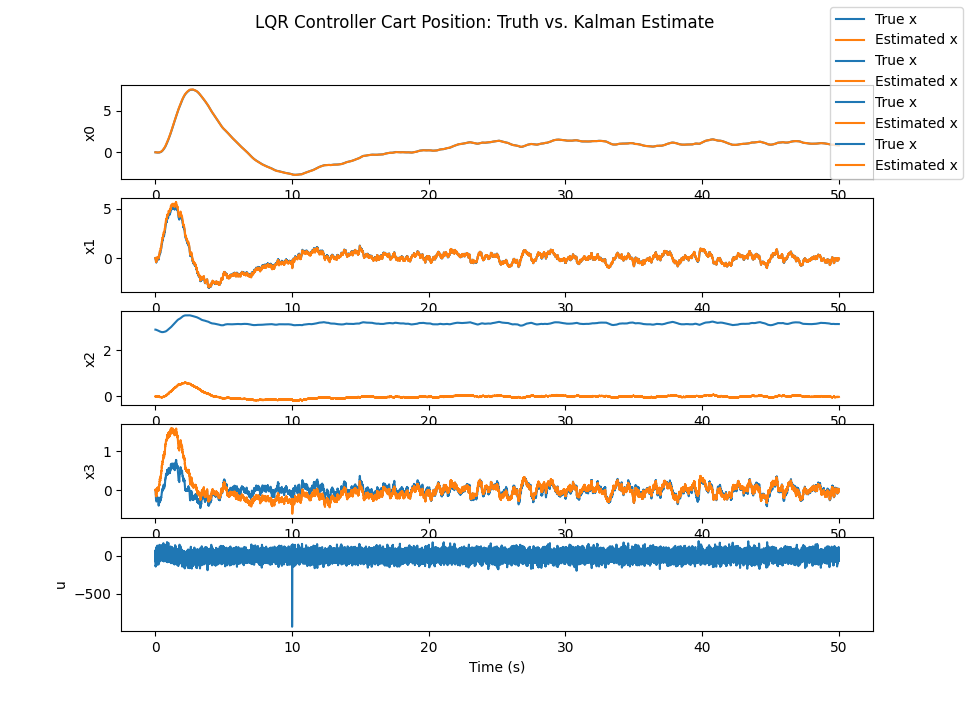

Python code for this plot:
import numpy as np
from moviepy.video.io.ImageSequenceClip import ImageSequenceClip
import sys
import numpy.typing as npt
import pygame
import matplotlib.pyplot as plt
import control as ctrl
from typing import Tuple
np.random.seed(42)

class System:
    """Struct for system matracies
    
    Attributes:
        A: A matrix
        B: B matrix
        C: C matrix
        D: D matrix
    """
    def __init__(
        self,
        A: npt.NDArray[np.float64],
        B: npt.NDArray[np.float64],
        C: npt.NDArray[np.float64],
        D: npt.NDArray[np.float64]) -> None:
        self.A = A
        self.B = B
        self.C = C
        self.D = D

def dynamics(
    state: npt.NDArray[np.float64],
    m: float,
    M: float,
    L: float,
    g: float,
    d: float,
    u: float
    ) -> npt.NDArray[np.float64]:
    """Dynamics for the inverted pendulam

    Args:
        state: the state of the system (x, xdot, theta, thetadot)
        m_p: mass of the pole
        M: mass of the cart
        L: the length of the pole
        g: gravity
        d: damping factor
        u: force input applied to cart

    Returns:
        dynamics xdot
    """
    Sy = np.sin(state.item(2))
    Cy = np.cos(state.item(2))

    # dx computation
    xdot = state.item(1)
    xddot = (1 / (m * L**2 * (M + m * (1 - Cy**2)))) * (
        -m * m * L**2 * g * Cy * Sy
        + m * L**2 * (m * L * state.item(3)**2 * Sy - d * state.item(1))
    ) + m * L**2 * (1 / (m * L**2 * (M + m * (1 - Cy**2)))) * u
    thetadot = state.item(3)
    thetaddot = (1 / (m * L**2 * (M + m * (1 - Cy**2)))) * (
        (m + M) * m * g * L * Sy
        - m * L * Cy * (m * L * state.item(3)**2 * Sy - d * state.item(1))
    ) - m * L * Cy * (1 / (m * L**2 * (M + m * (1 - Cy**2)))) * u
    
    # x = state.item(0)
    # x_dot = state.item(1)
    # theta = state.item(2)
    # theta_dot = state.item(3)
    # S = np.sin(theta)
    # C = np.cos(theta)
    # D = m_p * L* L * (M+m_p * (1-C**2))
    # x_ddot = ((1/D)*(-m_p**2*L**2*g*C*S + m_p*L**2*(m_p*L*theta_dot**2*S - d*x_dot)) + m_p*L*L*(1/D)*u)
    # theta_ddot = ((1/D)*((m_p+M)*m_p*g*L*S - m_p*L*C*(m_p*L*theta_dot**2*S - d*x_dot)) 
    #               - m_p*L*C*(1/D)*u)

    xDot = np.array([xdot, xddot, thetadot, thetaddot])

    return xDot

def kalmanDynamics(A: npt.NDArray[np.float64], B: npt.NDArray[np.float64], state:npt.NDArray[np.float64], y: float):
    """dynamic function for kalman filter

    Args:
        A: kalman filter a matrix
        B: kalman filter b matrix
        state: kalman filter state
        y: measument of system 

    Returns:
        kalman filter dyamics
    """
    return A@state + B @ y


def get_state_matracies(
    m_p: float,
    M: float,
    L: float,
    g: float,
    d: float,
    s: float) -> Tuple[npt.NDArray[np.float64], npt.NDArray[np.float64], npt.NDArray[np.float64]]:
    """Get linearized dynamics of the system

    Args:
        m_p: mass of pole
        M: mass of the cart
        L: length of the pole
        g: gravity
        d: damping
        b: idk

    Returns:
        A, B, C
    """
    
    A = np.array([
        [0, 1, 0, 0],
        [0, -d/M, -m_p*g/M, 0],
        [0, 0, 0, 1],
        [0, -s*d/(M*L), -s*(m_p+M)*g/(M*L), 0]
        ])

    B = np.array([
        [0],
        [1/M],
        [0],
        [s*1/(M*L)]
    ])
    C = np.array([[1, 0, 0, 0]])   # shape (1,4)
    return A, B, C

def simulate_LQG(
    system: System,
    kalFilter: System,
    K: npt.NDArray[np.float64],
    m_p:float,
    M: float,
    L: float,
    g: float, 
    d: float, 
    alpha: float,
    beta: float) -> Tuple[list[npt.NDArray[np.float64]], list[npt.NDArray[np.float64]], list[float], list[float]]:
    # simulation parameters
    dt = .0001
    t = 0.
    tf = 50
    # zero state init
    state = np.zeros((4,))
    state[2]= np.pi - 30*(np.pi/360)
    kal_state = np.zeros((4,))
    true_measurement: list[npt.NDArray[np.float64]] = []
    true_measurement.append(state.copy())
    estimate_vector: list[npt.NDArray[np.float64]]= []
    estimate_vector.append(np.zeros(4))
    times_list = [0.]
    u_list = [0.]
    # init control at 0
    u = 0.
    while t < tf:
        # increment time
        t += dt
        times_list.append(t)
        # draw noise and disturbances
        uDist = np.sqrt(alpha)*np.random.randn(4)
        uNoise = np.sqrt(beta)*np.random.randn()
        # get the dynamics for the system
        xdot = dynamics(state, m_p, M, L, g, d, u)
        # propogate dynamics with disturbance
        state += dt*(xdot  + uDist)
        # add the true state measurement
        true_measurement.append(state.copy())
        # get measurment with noise
        y = (system.C@state).item() + uNoise  
        # construct kalman input
        kal_input: npt.NDArray[np.float64] = np.array([u, y])
        # propogate kalman filter dynamics
        kal_state += dt*kalmanDynamics(kalFilter.A, kalFilter.B, kal_state, kal_input)
        # get estimate
        y_hat = kalFilter.C@ kal_state + kalFilter.D @ kal_input
        estimate_vector.append(y_hat.copy())
        # get linearization with 1 unit walk after 10 seconds
        if t < 10:
            state_diff = y_hat.copy() - np.array([0, 0, 0, 0])
        else:
            state_diff = y_hat.copy() - np.array([1, 0, 0, 0])
        # define control law 
        u = (-K @ state_diff).item()
        u_list.append(u)
    return true_measurement, estimate_vector, times_list, u_list

def simulate_estimation(
    system: System,
    kalFilter: System,
    m_p:float,
    M: float,
    L: float,
    g: float, 
    d: float, 
    alpha: float,
    beta: float) -> Tuple[list[npt.NDArray[np.float64]], list[npt.NDArray[np.float64]], list[float], list[float]]:
    dt = .01
    t = 0.
    tf = 50
    # zero state init
    state: npt.NDArray[np.float64]= np.zeros((4,))
    kal_state = np.zeros((4,))
    true_measurement: list[np.float64] = []
    true_measurement.append(state.copy())
    estimate_vector: list[np.float64] = []
    estimate_vector.append(np.zeros(4))
    times_list = [0.]
    u_list = [0.]
    # init control at 0
    u = 0.
    while t < tf:
        # increment time
        t += dt
        times_list.append(t)
        # draw noise and disturbances
        uDist = np.sqrt(alpha)*np.sqrt(dt)*np.random.randn(4)
        uNoise = np.sqrt(beta)*np.random.randn()
        # rule based actuation 
        if t > 1 and t < 1.2:
            u = 100
        elif t > 15 and t < 15.2:
            u = -100
        else:
            u = 0
        u_list.append(u)
        # get the dynamics for the system
        xdot = dynamics(state, m_p, M, L, g, d, u)
        # propogate dynamics with disturbance
        state += dt*(xdot  + uDist)
        # add the true state measurement
        true_measurement.append(state.copy())
        # get measurment with noise
        y = state.item(0) + uNoise  
        kal_input = np.array([u, y])
        # propogate kalman filter dynamics
        kal_state += dt*kalmanDynamics(kalFilter.A, kalFilter.B, kal_state, kal_input)
        # get estimate
        y_hat = kalFilter.C@ kal_state + kalFilter.D@ kal_input
        estimate_vector.append(y_hat)
    return true_measurement, estimate_vector, times_list, u_list

def draw_background(screen, width, height, camera_center, scale):
    """
    Draw a ground line and repeated vertical lines ("fence posts")
    so the user sees motion as the cart moves.
    """
    BLACK = (0, 0, 0)
    GROUND_Y = int(height * 0.75)  # ground line near bottom of screen
    
    # Draw the ground line
    pygame.draw.line(screen, BLACK, (0, GROUND_Y), (width, GROUND_Y), 3)
    
    # Fence spacing (in "meters" of world space):
    fence_spacing = 2.0
    # We'll draw fences in a horizontal range ~2x screen width around camera
    x_min = camera_center - (width/scale)
    x_max = camera_center + (width/scale)
    
    # Step through each fence post location in world coordinates
    x_fence_positions = np.arange(x_min, x_max, fence_spacing)
    for x_fence in x_fence_positions:
        # Convert fence's world x to screen x
        fence_x_screen = int(width//2 + (x_fence - camera_center)*scale)
        # Draw a simple vertical line from ground up a bit
        pygame.draw.line(
            screen, BLACK,
            (fence_x_screen, GROUND_Y),
            (fence_x_screen, GROUND_Y - 30),
            2
        )

def animate_cart_pendulum(
    times, 
    states, 
    inputs, 
    L=2.0, 
    scale=50, 
    arrow_scale=0.1,
    frame_skip=50,
    save_video=True,
    video_filename="cart_pendulum_simulation.mp4"
):
    """
    Animate a cart-pendulum system using pygame, with camera auto-panning
    and an optional scrolling background. Save animation as a video if needed.
    """
    pygame.init()

    width, height = 800, 400
    screen = pygame.display.set_mode((width, height))
    pygame.display.set_caption("Cart-Pendulum with Scrolling Background")
    clock = pygame.time.Clock()

    WHITE = (255, 255, 255)
    BLACK = (0, 0, 0)
    RED   = (255, 0, 0)
    BLUE  = (0, 0, 255)

    cart_width  = 80
    cart_height = 40

    # We'll place the cart's "track" horizontally near the middle
    origin_y = height // 2

    times  = np.array(times)
    states = np.array(states)
    inputs = np.array(inputs)

    max_index = len(times) - 1
    run = True
    i = 0

    # List to store frames for video
    frames = []

    while run and i <= max_index:
        for event in pygame.event.get():
            if event.type == pygame.QUIT:
                run = False
        
        screen.fill(WHITE)

        x, x_dot, theta, theta_dot = states[i]
        u = inputs[i]

        # "Camera center" in world coords. We keep cart near center of screen
        camera_center = x

        # 1) Draw a background that scrolls based on camera_center
        draw_background(screen, width, height, camera_center, scale)

        # 2) Now draw the cart-pendulum
        cart_x_screen = int(width//2 + (x - camera_center)*scale)
        cart_y_screen = origin_y

        # Draw the cart
        cart_rect = pygame.Rect(
            cart_x_screen - cart_width // 2,
            cart_y_screen - cart_height // 2,
            cart_width,
            cart_height
        )
        pygame.draw.rect(screen, BLACK, cart_rect)

        # Pivot at top center of the cart
        pivot_x_screen = cart_x_screen
        pivot_y_screen = cart_y_screen - cart_height // 2

        # Pendulum
        pend_length_pixels = L * scale
        pend_end_x = pivot_x_screen + pend_length_pixels * np.sin(theta)
        pend_end_y = pivot_y_screen + pend_length_pixels * np.cos(theta)

        pygame.draw.line(
            screen, RED,
            (pivot_x_screen, pivot_y_screen),
            (pend_end_x, pend_end_y),
            4
        )
        pygame.draw.circle(screen, RED, (int(pend_end_x), int(pend_end_y)), 8)

        # 3) Draw the input arrow
        arrow_len_pixels = int(abs(u) * arrow_scale * scale)
        if u > 0:
            arrow_start = (cart_x_screen + cart_width//2, cart_y_screen)
            arrow_end   = (cart_x_screen + cart_width//2 + arrow_len_pixels, cart_y_screen)
        else:
            arrow_start = (cart_x_screen - cart_width//2 - arrow_len_pixels, cart_y_screen)
            arrow_end   = (cart_x_screen - cart_width//2, cart_y_screen)

        if abs(u) > 1e-3:
            pygame.draw.line(screen, BLUE, arrow_start, arrow_end, 5)

        pygame.display.flip()

        # Save frame if saving video
        if save_video:
            frame = pygame.surfarray.array3d(screen)
            frame = np.transpose(frame, (1, 0, 2))  # Pygame uses (width, height, channels)
            frames.append(frame)

        i += frame_skip
        clock.tick(60)

    pygame.quit()

    # Save video if required
    if save_video:
        clip = ImageSequenceClip(frames, fps=60)
        clip.write_videofile(video_filename, codec="libx264")

    
def main():
    # parameters 
    m_p = 1
    M = 5
    L = 2
    g = -10
    d= 1
    b = 1 # pend up = 1
    # get state matracies
    A, B, C = get_state_matracies(m_p=m_p, M=M, L=L, g=g, d=d, s=b)
    # no input to measurement
    D = np.zeros((C.shape[0], B.shape[1]))
    linSystem = System(A,B,C, D)
    ## Check controllability and observability
    rank_ctrb = ctrl.ctrb(A, B)
    print(f"Rank controlabillity matrix {np.linalg.matrix_rank(rank_ctrb)}")
    rank_obs = ctrl.obsv(A, C)
    print(f"Rank observability matrix {np.linalg.matrix_rank(rank_obs)}")
    # define covariance for disturbances and noise
    beta = .04
    alpha = .0002
    Vd = np.eye(4)*alpha
    Vn = beta
    # define aggregate system input matracies
    # get observer gains
    Kf, _, _ = ctrl.lqe(A, np.eye(4), C, Vd, Vn)
    Q = np.eye(4)
    R = np.eye(1)
    K, _, _, = ctrl.lqr(A, B, Q, R)
    # Define Kalman filter system
    KalA = A - Kf@C
    KalB = np.hstack((B, Kf))
    KalC = np.eye(4)
    KalD = 0*np.hstack((B, Kf))
    kalFilter = System(KalA, KalB, KalC, KalD)
    # define LQR gains
    Q = np.diag([1, 1, 1, 1])
    R = .000001
    K, _, _ = ctrl.lqr(A, B, Q, R)
    true_measurement, estimate_vector, times_list, u_list = simulate_LQG(
        linSystem, kalFilter, K, m_p, M, L, g, d, alpha, beta)
    # plot estimate and truth
    true_measurement = np.array(true_measurement)
    estimate_vector = np.array(estimate_vector)
    fig1, ax = plt.subplots(5, 1)
    for i in range(4):
        ax_ = ax[i]
        ax_.plot(times_list, true_measurement[:, i], label='True x')
        ax_.plot(times_list, estimate_vector[:, i], label='Estimated x')
        ax_.set_ylabel(f'x{i}')
        ax_.set_xlabel('Time (s)')
    ax_ = ax[4]
    ax_.plot(times_list, u_list)
    ax_.set_ylabel(f'u')
    ax_.set_xlabel('Time (s)')
    fig1.legend()
    fig1.suptitle('LQR Controller Cart Position: Truth vs. Kalman Estimate')
    plt.show()
    # animate_cart_pendulum(times_list, true_measurement, u_list, L)
   
    
if __name__ == "__main__":
    main()
    
